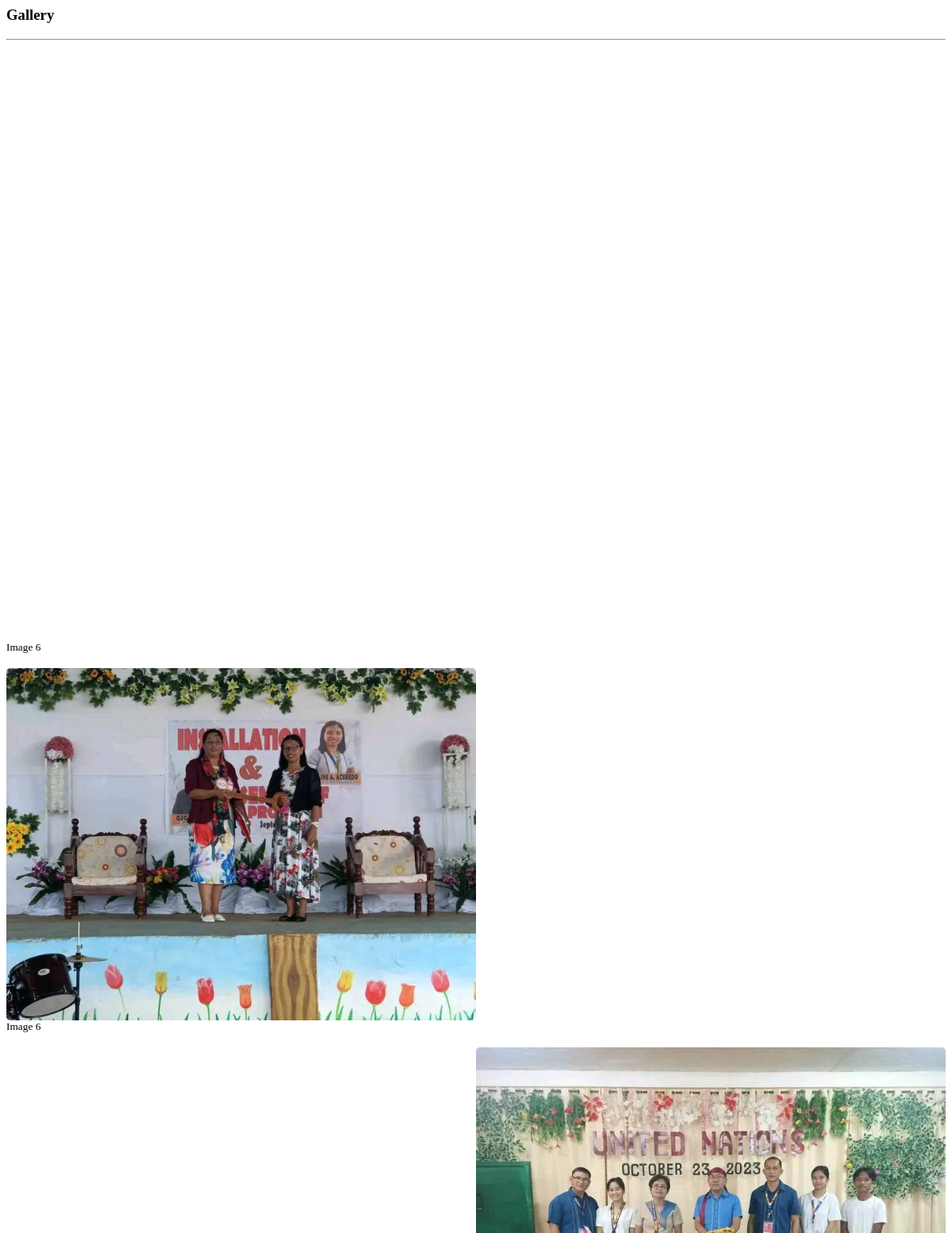
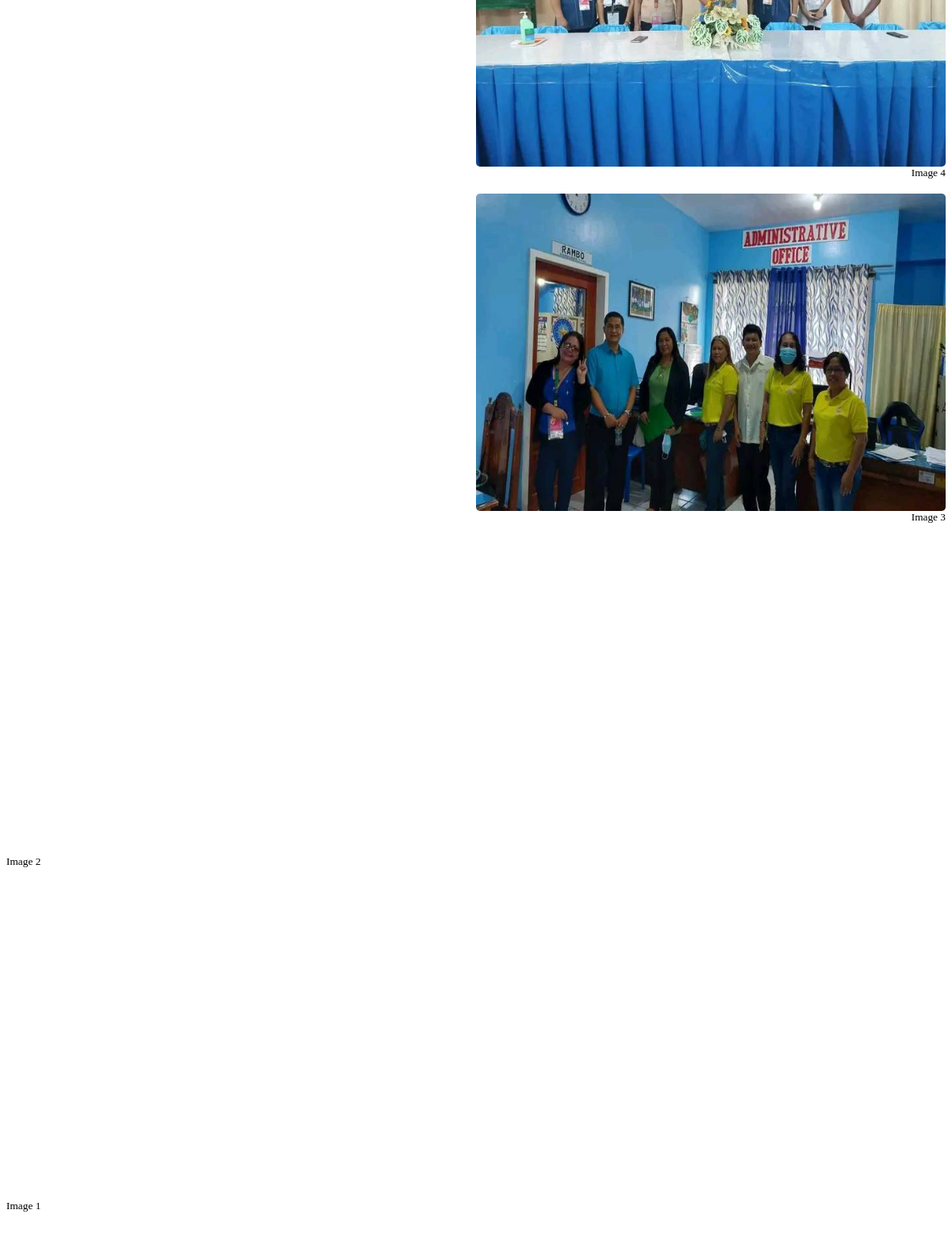
/gallery.php, run on the app's committed database (2 pictures, top to bottom).
### tables this page shows
CREATE TABLE `gallery` (
  `id` int(30) NOT NULL,
  `about` text NOT NULL,
  `created` datetime NOT NULL DEFAULT current_timestamp()
);

### gallery.php (the view, shortened to what this page needs)
<?php
include 'admin/db_connect.php';
?>
        <header class="masthead">
            <div class="container-fluid h-100">
                <div class="row h-100 align-items-center justify-content-center text-center">
                    <div class="col-lg-8 align-self-end mb-4 page-title">
                        <h3 class="text-white">Gallery</h3>
                        <hr class="divider my-4" />
                    </div>
                </div>
            </div>
        </header>
            <div class="container-fluid mt-3 pt-2">
                <div class="row-items">
                <div class="col-lg-12">
                    <div class="row">
                <?php
                $rtl ='rtl';
                $ci= 0;
                $img = array();
                $fpath = 'admin/assets/uploads/gallery';
                $files= is_dir($fpath) ? scandir($fpath) : array();
                foreach($files as $val){
                    if(!in_array($val, array('.','..'))){
                        $n = explode('_',$val);
                        $img[$n[0]] = $val;
                    }
                }
                $gallery = $conn->query("SELECT * from gallery order by id desc");
                while($row = $gallery->fetch_assoc()):
                    $ci++;
                    if($ci < 3){
                        $rtl = '';
                    }else{
                        $rtl = 'rtl';
                    }
                    if($ci == 4){
                        $ci = 0;
                    }
                ?>
                <div class="col-md-6">
                <div class="card gallery-list <?php echo $rtl ?>" data-id="<?php echo $row['id'] ?>">
                        <div class="gallery-img" card-img-top>
                            <img src="<?php echo isset($img[$row['id']]) && is_file($fpath.'/'.$img[$row['id']]) ? $fpath.'/'.$img[$row['id']] :'' ?>" alt="">
                        </div>
                    <div class="card-body">
                        <div class="row align-items-center justify-content-center text-center h-100">
                            <div class="">
                                <div>
                                <span class="truncate" style="font-size: inherit;"><small><?php echo ucwords($row['about']) ?></small></span>
                                    <br>
                                </div>
                            </div>
                        </div>
                    </div>
                </div>
                <br>
                </div>
                <?php endwhile; ?>
                </div>
                </div>
                </div>
            </div>

### gallery.php (style rules this page uses)
.gallery-list { cursor: pointer; border: unset; flex-direction: inherit; }
.gallery-img,.gallery-list .card-body { width: calc(50%) }
.gallery-img img { border-radius: 5px; min-height: 50vh; max-width: calc(100%); }
header.masthead,header.masthead:before { min-height: 50vh !important; height: 50vh !important }
.row-items { position: relative; }
.rtl { direction: rtl ; }
.masthead { min-height: 23vh !important; height: 23vh !important; }
.masthead:before { min-height: 23vh !important; height: 23vh !important; }

### data on the page
gallery: about "Image 6"
gallery: shows a picture, about "Image 6"
gallery: shows a picture, about "Image 4"
gallery: shows a picture, about "Image 3"
gallery: about "Image 2"
gallery: about "Image 1"
